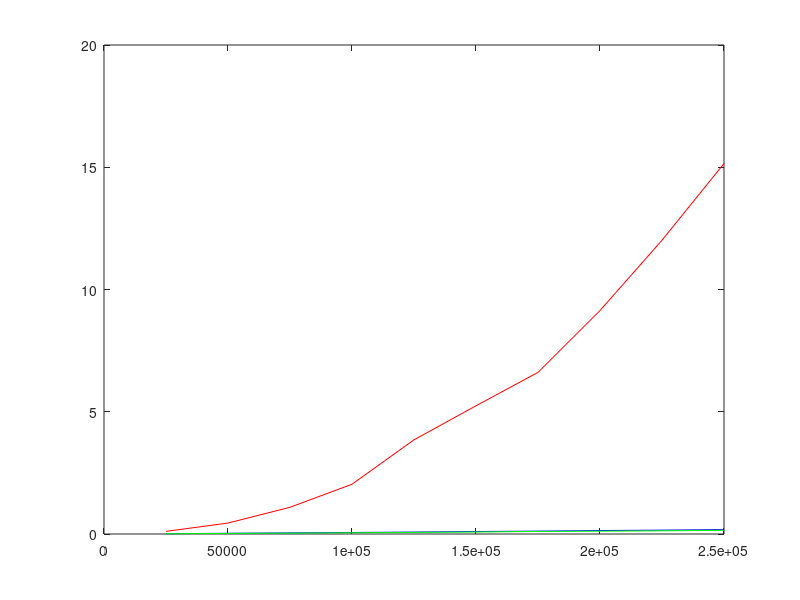

The MATLAB script that drew this image:
x = [25000,50000,75000,100000,125000,150000,175000,200000,225000,250000];
quicky=[0.014035,0.028864,0.044903,0.061915,0.079585,0.101621,0.117891,0.141579,0.158426,0.180286];
quickintroy=[0.009957,0.024318,0.035123,0.049459,0.064614,0.080855,0.104398,0.115522,0.129864,0.149968];
selectiony=[0.108327,0.447456,1.09285,2.03542,3.85115,5.2438,6.61026,9.13911,12.0144,15.1512];
plot(x,selectiony,'r');
hold on
plot(x,quicky,'b');
hold on
plot(x,quickintroy,'g');